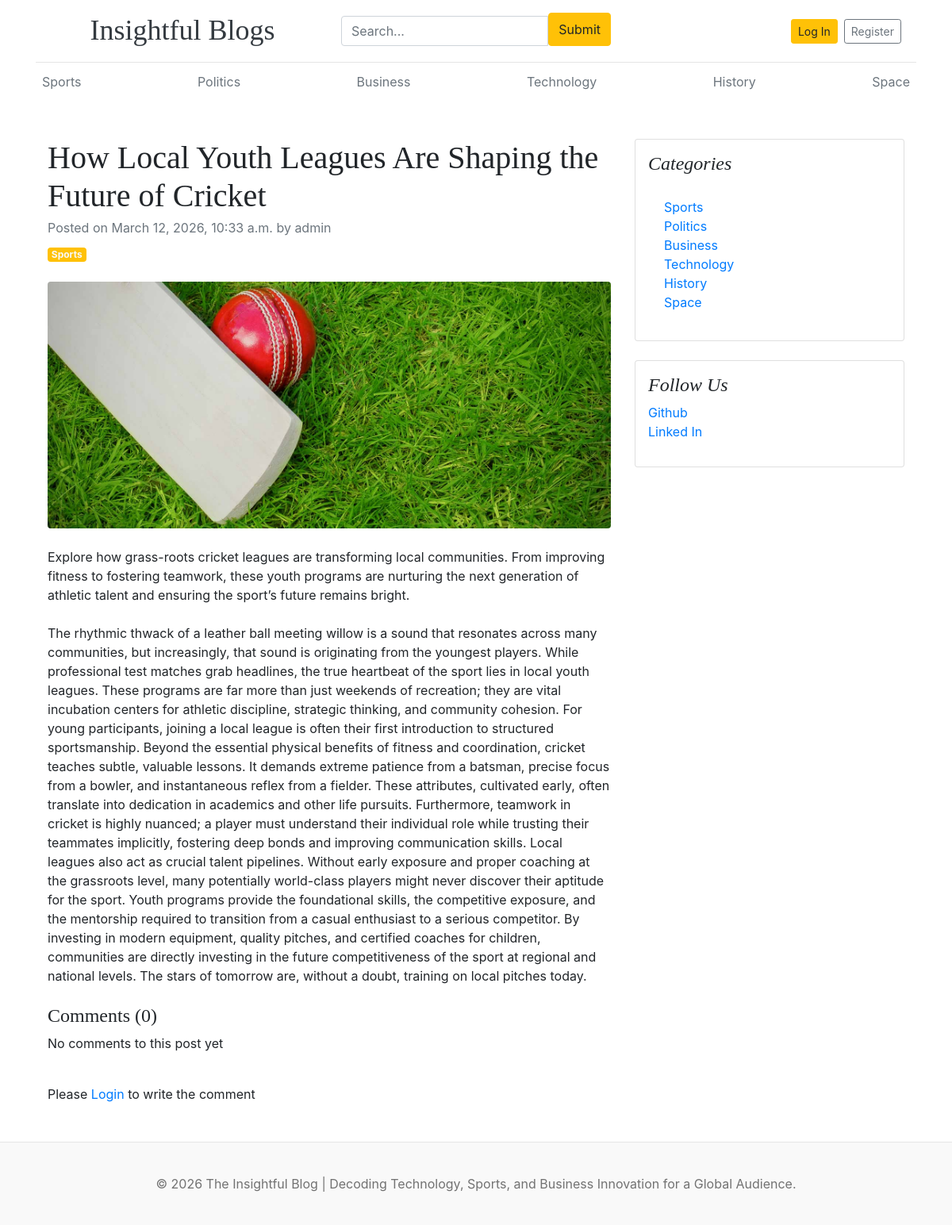
Screenshot of /blogs/how-local-youth-leagues-are-shaping-the-future-of-cricket-2/ with the database file from the repository.
### blogs/models.py (models this page shows, shortened)
class Category(models.Model):
    category_name = models.CharField(max_length=50, unique=True)
    created_at = models.DateTimeField(auto_now_add=True)
    updated_at = models.DateTimeField(auto_now_add=True)
    class Meta:
        verbose_name_plural = "Categories"
    def __str__(self):
        return self.category_name

class Blog(models.Model):
    title = models.CharField(max_length=100)
    slug = models.SlugField(max_length=150, unique=True, blank=True)
    category = models.ForeignKey(Category, on_delete=models.CASCADE)
    author = models.ForeignKey(User, on_delete=models.CASCADE)
    featured_image = models.ImageField(upload_to="uploads/%Y/%m/%d")
    short_description = models.TextField(max_length=500)
    blog_body = models.TextField(max_length=2000)
    status = models.CharField(max_length=20, choices=STATUS_CHOICES, default="Draft")
    is_featured = models.BooleanField(default=False)
    created_at = models.DateTimeField(auto_now_add=True)
    updated_at = models.DateTimeField(auto_now_add=True)

### features/models.py (models this page shows, shortened)
class SocialLink(models.Model):
    platform = models.CharField(max_length=30)
    link = models.URLField(max_length=150)
    created_at = models.DateTimeField(auto_now_add=True)
    updated_at = models.DateTimeField(auto_now_add=True)

### blogs/views.py (the view, shortened to what this page needs)
# urls.py: path("blogs/<slug:slug>/", blogsView.blogs, name="blogs"),
def blogs(request, slug):
    single_blog = get_object_or_404(Blog, slug=slug, status="Published")
    comments = Comment.objects.filter(blog=single_blog)
    comments_count = comments.count()
    context = {
        "single_blog": single_blog,
        "comments": comments,
        "comments_count": comments_count,
    }
    return render(request, "blogs.html", context)

### blogs/context_processors.py (called while the page is built)
def get_categories(request):
    categories = Category.objects.all()
    return dict(categories=categories)

def get_social_links(request):
    social_links = SocialLink.objects.all()
    return dict(social_links=social_links)

### templates/blogs.html
{% extends 'base.html' %}
{% block content %}
<div class="container mt-5">
    <div class="row">
        <div class="col-lg-8">
            <article>
                <header class="mb-4">
                    <h1 class="fw-bolder mb-1">{{ single_blog.title }}</h1>
                    <div class="text-muted fst-italic mb-2">Posted on {{single_blog.created_at}} by
                        {{single_blog.author}}</div>
                    <a class="badge bg-warning text-decoration-none text-light" href="#!">{{ single_blog.category}}</a>
                </header>
                <figure class="mb-4"><img class="img-fluid rounded" src="{{single_blog.featured_image.url}}"
                        alt="..." /></figure>
                <section class="mb-5">
                    <p class="fs-5 mb-4">{{ single_blog.short_description }}</p>
                    <p class="fs-5 mb-4">{{ single_blog.blog_body }}</p>
                    <h4>Comments ({{ comments_count }})</h4>
                    {% if comments %}
                    {% for comment in comments %}
                    <div class="card mt-1">
                        <div class="card-body">
                            <p class="card-text mb-0">{{ comment }}</p>
                            <span>
                                <small>By {{ comment.user }} |</small>
                                <small>{{ comment.created_at }}</small>
                            </span>
                        </div>
                    </div>
                    {% endfor %}
                    {% else %}
                    <p>No comments to this post yet</p>
                    {% endif %}
                    <br>
                    <div class="form-group">
                        {% if user.is_authenticated %}
                        <form action="" method="POSt">
                            {% csrf_token %}
                            <div class="form-group">
                                <textarea name="comment" class="form-control"
                                    placeholder="Write Your Thought's"></textarea>
                                <button type="submit" class="btn btn-primary mt-2">Submit</button>
                            </div>
                        </form>
                        {% else %}
                        <p>Please <span><a href="{% url 'login' %}">Login</a></span> to write the comment</p>
                        {% endif %}
                    </div>
                </section>
            </article>
        </div>
        <div class="col-lg-4">
            <div class="card mb-4 p-3">
                <h4 class="font-italic">Categories</h4>
                <div class="card-body">
                    <div class="row">
                        <div class="col-sm-6">
                            <ul class="list-unstyled mb-0">
                                {% for cat in categories %}
                                <li><a href="{% url 'posts_by_category' cat.id %}">{{ cat.category_name }}</a></li>
                                {% endfor %}
                            </ul>
                        </div>
                    </div>
                </div>
            </div>
            {% if social_links %}
            <div class="card mb-4 p-3">
                <h4 class="font-italic">Follow Us</h4>
                {% for i in social_links %}
                <ol class="list-unstyled">
                    <li><a href="{{ i.link }}" target="_blank">{{ i.platform }}</a></li>
                    {% endfor %}
                </ol>
            </div>
            {% endif %}
        </div>
    </div>
</div>
{% endblock %}

### templates/base.html (shortened to what this page needs)
{% load static %}
<!DOCTYPE html>
<html lang="en">
<head>
    <link href="https://getbootstrap.com/docs/4.0/dist/css/bootstrap.min.css" rel="stylesheet">
    <link href="{% static 'css/blog.css' %}" rel="stylesheet">
    <link rel="stylesheet" href="https://cdnjs.cloudflare.com/ajax/libs/font-awesome/4.7.0/css/font-awesome.min.css">
</head>
<body>
    <div class="container">
        <header class="blog-header py-3 container">
            <div class="row gy-3 justify-content-between align-items-center">
                <div class="col-12 col-lg-4 text-center text-lg-start">
                    <a class="blog-header-logo text-dark h4 text-decoration-none fw-bold" href="/">Insightful Blogs</a>
                </div>
                <div class="col-12 col-lg-4">
                    <form action="{% url 'search' %}" method="GET">
                        <div class="input-group mb-1">
                            <input class="form-control mt-1" type="text" name="keyword" value="{{ keyword }}"
                                placeholder="Search..." aria-label="Search" aria-describedby="button-search" />
                            <button class="btn btn-warning" id="button-search" type="submit">Submit</button>
                        </div>
                    </form>
                </div>
                <div class="col-12 col-lg-4 d-flex justify-content-center justify-content-lg-end align-items-center">
                    {% if not user.is_authenticated %}
                    <a class="btn btn-sm btn-warning m-1" href="{% url 'login' %}">Log In</a>
                    <a class="btn btn-sm btn-outline-secondary m-1" href="{% url 'register' %}">Register</a>
                    {% else %}
                    <div class="text-muted small me-3"><a href="{% url 'dashboard' %}">Dashboard</a></div>
                    &ensp;
                    <a href="{% url 'logout' %}"
                        class="btn btn-sm btn-link text-danger text-decoration-none p-0">Logout</a>
                    {% endif %}
                </div>
            </div>
        </header>
        <div class="nav-scroller py-1 mb-2">
            <nav class="nav d-flex justify-content-between">
                {% for cat in categories %}
                <a class="p-2 text-muted" href="{% url 'posts_by_category' cat.id %}">{{cat.category_name}}</a>
                {% endfor %}
            </nav>
        </div>
        {% block content %}
        {% endblock %}
    </div>
    <footer class="blog-footer">
        <p>© 2026 The Insightful Blog | Decoding Technology, Sports, and Business Innovation for a Global Audience.</p>
    </footer>
</body>
</html>

### static/css/blog.css (style rules this page uses)
.blog-header { border-bottom: 1px solid #e5e5e5; }
.blog-header-logo { font-family: "Playfair Display", Georgia, "Times New Roman", serif; font-size: 2.25rem; }
h1, h2, h3, h4, h5, h6 { font-family: "Playfair Display", Georgia, "Times New Roman", serif; }
.blog-footer { padding: 2.5rem 0; color: #727272; text-align: center; background-color: #f9f9f9; border-top: .05rem solid #e5e5e5; }
.blog-footer p:last-child { margin-bottom: 0; }

### rows the page displays
Category: category_name "Sports"
Category: category_name "Politics"
Category: category_name "Business"
Category: category_name "Technology"
Category: category_name "History"
Category: category_name "Space"
Blog: title "How Local Youth Leagues Are Shaping the Future of Cricket", created_at "March 12, 2026, 10:33 a.m.", author "admin", category "Sports", featured_image (picture), short_description "Explore how grass-roots cricket leagues are transforming local communities. From improving fitness to fostering teamwork, these youth programs are nurturing the next generation of athletic talent and ensuring the sport’s future remains bright.", blog_body "The rhythmic thwack of a leather ball meeting willow is a sound that resonates across many communities, but increasingly, that sound is originating from the youngest players. While professional test matches grab headlines, the true heartbeat of the sport lies in local youth leagues. These programs are far more than just weekends of recreation; they are vital incubation centers for athletic discipline, strategic thinking, and community cohesion. For young participants, joining a local league is often their first introduction to structured sportsmanship. Beyond the essential physical benefits of fitness and coordination, cricket teaches subtle, valuable lessons. It demands extreme patience…"
SocialLink: platform "Github"
SocialLink: platform "Linked In"

### other values shown
{{ comments_count }} "0"
